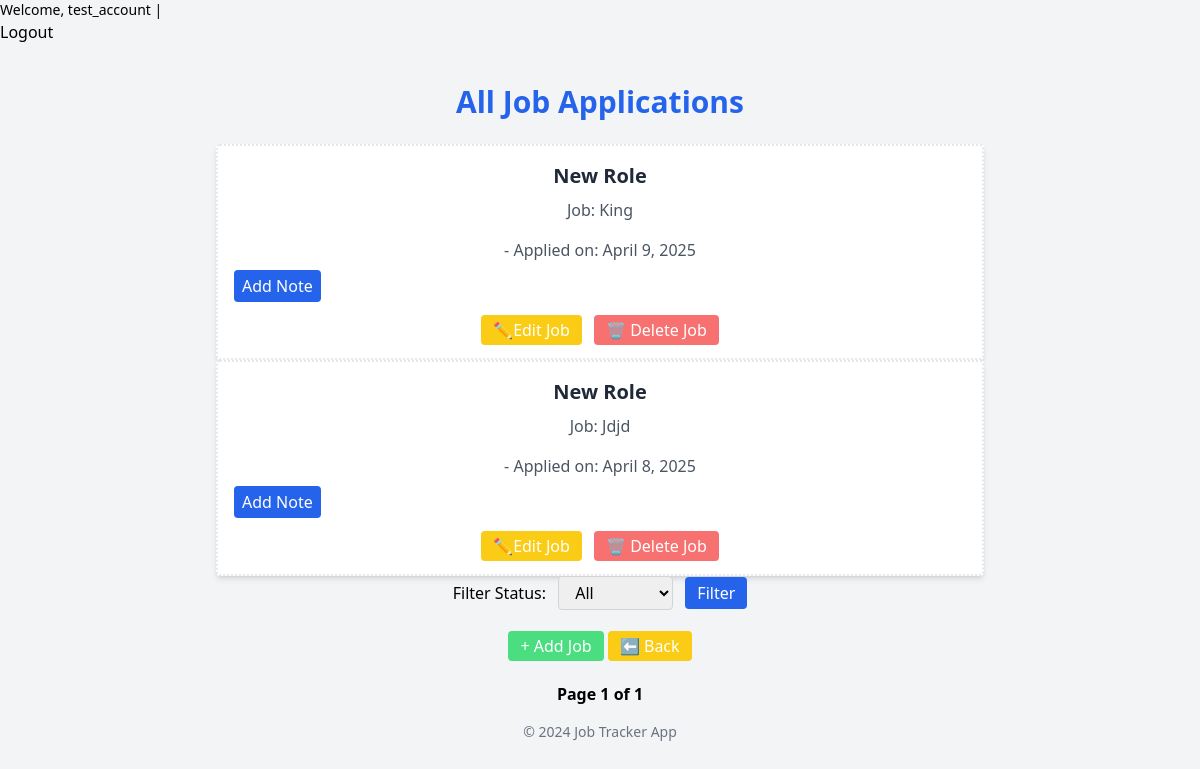
Page /jobs/ (signed in) on the earlier database version.
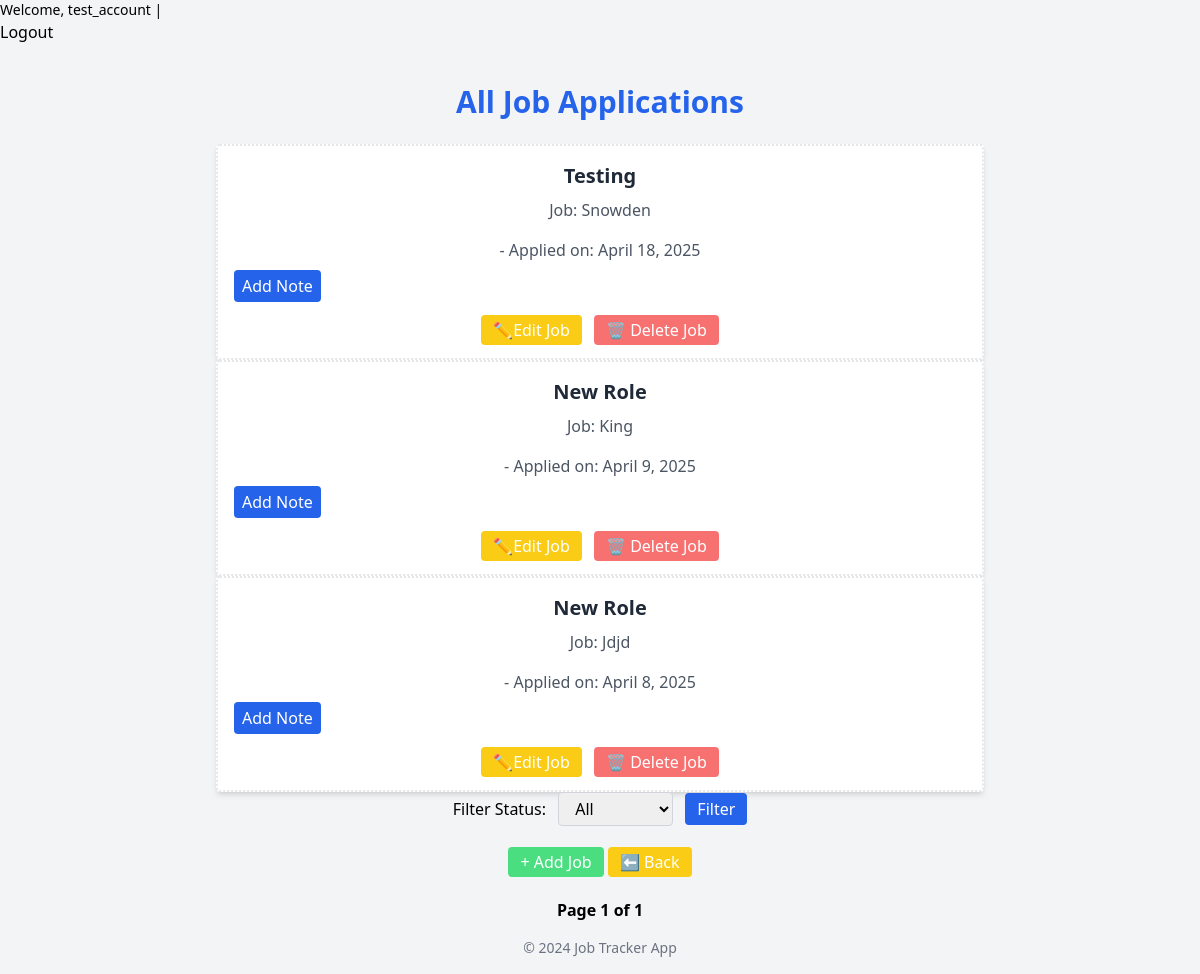
Same page on the later database version.
### core/models.py (models this page shows, shortened)
class Job(models.Model):
    company = models.CharField(max_length=50)
    position = models.TextField(max_length=100)
    date_applied = models.DateField()
    user = models.ForeignKey(User, on_delete=models.CASCADE, blank=True, null=True) # Link jobs to Users
    posted_date = models.DateTimeField(default=timezone.now, blank=True)
    STATUS_CHOICES = [
        ('applied', 'Applied'),
        ('interview', 'Interview'),
        ('offer', 'Offer'),
        ('rejected', 'Rejected'),
    ]
    status = models.CharField(max_length=20, choices=STATUS_CHOICES)

### core/views.py (the view)
# urls.py: path('jobs/', views.job_list, name='job_list'),  # Present all the jobs
@login_required
def job_list(request):
    sorting_jobs = request.GET.get('sort', 'recent')
    sorting =  SortOldest() if sorting_jobs == 'oldest' else SortRecent()
    jobs =  sorting.sort(Job.objects.all()) # Getting the data and sorting it
    status_filter = StatusFilter()
    jobs =  status_filter.apply(jobs, request) # Getting the data and apply filtering feature
    paginator = Paginator(jobs, 5) # Show 5 jobs per page
    page_number = request.GET.get('page')
    page_obj = paginator.get_page(page_number)
    return render(request, 'job_list.html', {'page_obj': page_obj})

### filtering/filtering_jobs.py (called while the page is built)
   def apply(self, queryset, request):
      status = request.GET.get('status')
      if status:
         return queryset.filter(status=status)
      return queryset

### sorting/sorting_jobs.py (called while the page is built)
     def sort(self, queryset):
          return queryset.order_by('-posted_date')

### core/templates/job_list.html (shortened to what this page needs)
{% extends "base.html" %} {% block title %}All Job Applications{% endblock %} {% block content %}
<div class="max-w-3xl mx-auto mt-10">
  <h2 class="text-3xl font-bold text-blue-600 text-center my-6">All Job Applications</h2>
  {% for job in page_obj %}
  <div class="bg-white shadow-md rounded p-4 border-2 border-dotted">
    <h2 class="text-xl font-semibold text-gray-800 text-center">{{ job.position }}</h2>
    <p class="text-gray-600 text-center py-2"> Job: {{job.company}} </p>
    <p class="text-gray-600 text-center py-2">- Applied on: {{ job.date_applied }}</p>
    <form method="post" action="{% url 'add_note' job.id %}">
    <button type ="submit" class="text-white bg-blue-600 px-2 py-1 rounded"> Add Note</button>
    </form>
    <div class="mt-4 space-x-2 text-center">
      <a href="{% url 'edit_job' job.id %}" class="bg-yellow-400 text-white px-3 py-1 rounded hover:bg-yellow-500">✏️Edit Job</a>
      <a href="{% url 'delete_job' job.id %}" class="bg-red-400 text-white px-3 py-1 rounded hover:bg-red-500"> 🗑️ Delete Job</a>
    </div>
  </div>
  {% empty %}
  <p class="text-gray-600 text-center">No jobs added yet.</p>
  {% endfor %}
  <form method="get" action="{% url 'job_list' %}" class="mb-6 text-center">
      <label for="status" class="mr-2 font-medium"> Filter Status:</label>
      <select name="status" id="status" class="border border-gray-300 rounded px-3 py-1">
        <option value=""> All</option>
      </select>
      <button type="submit" class="ml-2 bg-blue-600 text-white px-3 py-1 rounded">Filter</button>
    </form>
  <div class="text-center mt-6">
    <a href="{% url 'add_job' %}" class="bg-green-400 text-white px-3 py-1 rounded hover:bg-green-500"> + Add Job</a>
    <a href="{% url 'home' %}" class="bg-yellow-400 text-white px-3 py-1 rounded hover:bg-yellow-500">
      ⬅️ Back
    </a>
  </div>
  <div class="mt-6 flex justify-center space-x-4">
  <span class="font-semibold">Page {{ page_obj.number }} of {{ page_obj.paginator.num_pages }}</span>
</div>
</div>
{% endblock %}

### core/templates/base.html (shortened to what this page needs)
<!DOCTYPE html>
<html>
  <head>
    <script src="https://cdn.tailwindcss.com"></script>
  </head>
  <body>
    <main class="min-h-screen bg-gray-100">
      {% if user.is_authenticated %}
      <p class="text-sm">
        Welcome, {{ user.username }} |
      </p>
      <form method="post" action="{% url 'logout' %}">
        <button type="submit" class"text-blue-500 hover:underline">Logout</button>
      </form>
      {% else %}
      <a href="{% url 'login' %}" class="text-blue-500">Login</a> |
      <a href="{% url 'signup' %}" class="text-blue-500">Sign up</a>
      {% endif %}
      {% block content %} {% endblock %}
      <footer class="text-center py-4 text-sm text-gray-500">&copy; 2024 Job Tracker App</footer>
    </main>
  </body>
</html>

Differences in the rows shown:
added Job: position "Testing", company "Snowden", date_applied "April 18, 2025"
